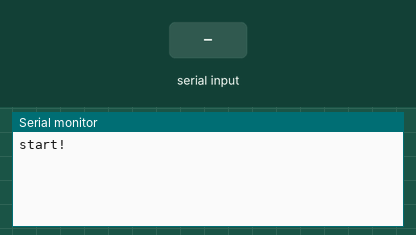
The sketch below on a simulated Arduino Uno, built with avr-gcc and run on an emulated ATmega328P. Shown: the last lines printed to the serial monitor. Inputs (shaded band) come from the test bench.

Above: at 1.2 s.
1.3 s: "90,45\n" received over Serial
At 1.6 s:
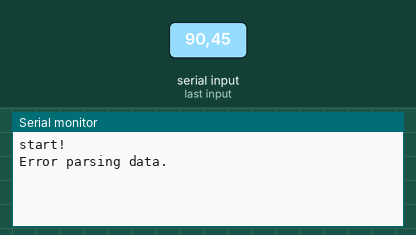
2.8 s: "90,45,200,10\n" received over Serial
At 3.5 s:
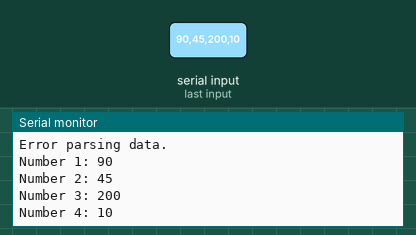
Timing chart, 0 to 5.8 s (numbered marks = the images above; inputs shaded):
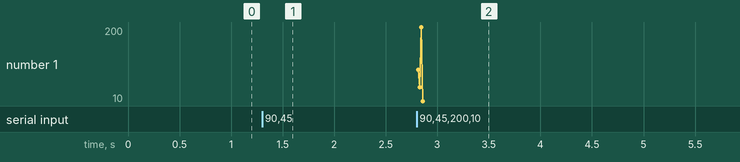

Measured:
- after the input at 1.3 s, the serial monitor: prints a new line at once (image 1)
- after the input at 2.8 s, the serial monitor: prints a new line at once (image 2)

The sketch:

serial_4_coord.ino
```cpp
int numbers[4] = {0,0,0,0};
int number1 = 0;
int number2 = 0;
int number3 = 0;
int number4 = 0;
String inputString = "";

void setup() {
  Serial.begin(9600);
  Serial.println("start! ");
}

void loop() {
  if (Serial.available()) {
    char receivedChar = Serial.read();

    if (receivedChar != '\n') {
      inputString += receivedChar;
    } else {
      parseInput();
      inputString = ""; // Clear the input string
    }
  }
}

void parseInput() {
  int parsedNumbers = sscanf(inputString.c_str(), "%d,%d,%d,%d", &numbers[0], &numbers[1], &numbers[2], &numbers[3]);

  if (parsedNumbers == 4) {
    // Successfully parsed all four numbers
    Serial.print("Number 1: ");
    Serial.println(numbers[0]);
    Serial.print("Number 2: ");
    Serial.println(numbers[1]);
    Serial.print("Number 3: ");
    Serial.println(numbers[2]);
    Serial.print("Number 4: ");
    Serial.println(numbers[3]);
  } else {
    // Error in parsing data
    Serial.println("Error parsing data.");
  }
}
```
